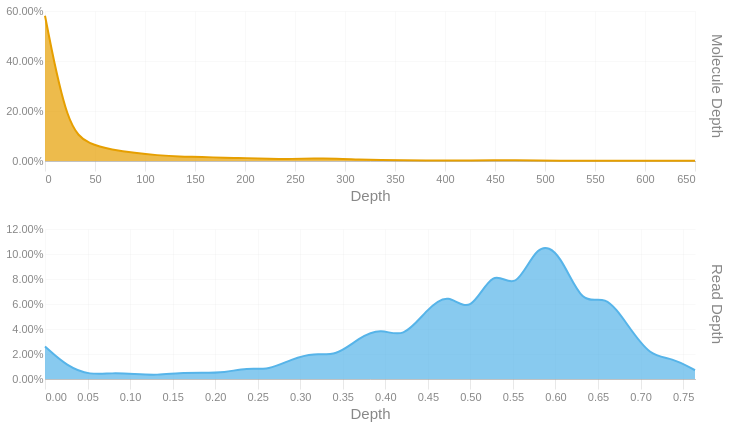

Here is the notebook cell this chart was saved with:
### Code cell
readdep = depth_hist(tb['Read Depth'], q99, 3)
readdep = readdep.with_columns(pl.lit('Read Depth').alias('Metric'))
if not SKIPLR:
    moldep = depth_hist(tb['Molecule Depth'], mol_q99, 1)
    moldep = moldep.with_columns(pl.lit('Molecule Depth').alias('Metric'))
    _hist = pl.concat([readdep, moldep])
    _hist = _hist.filter(pl.col('Proportion') != 0)
    with SafeRender(_hist):
        (
            alt.Chart(_hist)        
            .mark_area(interpolate = "basis")
            .encode(
                x=alt.X('Bin:Q').scale(domainMin=0).axis(alt.Axis(title='Depth')),
                y = alt.Y('Proportion:Q', title = None).axis(format = '.2%'),
                color = alt.Color('Metric:N').legend(None),
                row = alt.Row("Metric:N").header(title = None, labelOrient = 'right'),
                tooltip = [
                    alt.Tooltip("Metric:N", title = "Metric"),
                    alt.Tooltip('Interval:N', title = "Depth Interval"),
                    alt.Tooltip('Proportion:Q', title = "% Alignments").format('.2%')
                ]
            )
            .resolve_scale(x='independent', y='independent')
            .properties(
                height = 150, width = 650,
                usermeta={'embedOptions': {'downloadFileName': f'{samplename}.depth.hist'}}
            )
        ).display()
else:
    readdep = readdep.filter(pl.col('Proportion') != 0)
    with SafeRender(readdep):
        (
            alt.Chart(readdep)        
            .mark_area(interpolate = "basis")
            .encode(
                x=alt.X('Bin:Q').scale(domainMin=0).axis(alt.Axis(title='Depth')),
                y = alt.Y('Proportion:Q', title = None).axis(format = '.2%'),
                tooltip = [
                    alt.Tooltip('Interval:N', title = "Depth Interval"),
                    alt.Tooltip('Proportion:Q', title = "% Alignments").format('.2%')
                ]
            )
            .properties(
                usermeta={'embedOptions': {'downloadFileName': f'{samplename}.depth.hist'}}
            )
        ).display()

### Figure 1 — Vega-Lite specification as saved in the notebook (floating-point values rounded to 4 significant figures)
{"width": 650, "height": 150, "config": {"title": {"anchor": "start", "dy": -15, "fontSize": 18, "color": "#888888", "subtitleColor": "#888888", "subtitleFontSize": 14}, "arc": {"fill": "#0072B2"}, "axis": {"domainColor": "#888888", "domainWidth": 0.5, "gridWidth": 0.2, "grid": false, "titleFontWeight": 400, "titleFontSize": 15, "labelFontSize": 11, "labelColor": "#888888", "tickColor": "#888888", "tickWidth": 0.2, "titleColor": "#888888"}, "axisBand": {"grid": false}, "axisX": {"grid": true, "tickSize": 10, "domainCap": "round"}, "axisY": {"domain": false, "grid": true, "tickSize": 0, "domainCap": "round"}, "background": "transparent", "header": {"labelFontSize": 15, "labelColor": "#888888", "titleFontSize": 15, "titleFontWeight": 600, "titleColor": "#888888"}, "legend": {"labelFont": "sans-serif", "labelFontSize": 12, "labelColor": "#888888", "symbolSize": 100, "symbolType": "circle", "titleFontSize": 12, "titlePadding": 10, "titleColor": "#888888", "title": null}, "range": {"category": ["#E69F00", "#56B4E9", "#009E73", "#F0E442", "#0072B2", "#D55E00", "#CC79A7", "#000000"], "diverging": ["#cfe8f3", "#a2d4ec", "#73bfe2", "#46abdb", "#1696d2", "#12719e"]}, "area": {"fill": "#0072B2", "fillOpacity": 0.7, "line": true, "strokeOpacity": 0.7}, "line": {"color": "#0072B2", "stroke": "#0072B2", "strokeWidth": 2}, "trail": {"color": "#0072B2", "stroke": "#0072B2", "strokeWidth": 0, "size": 1}, "point": {"filled": true, "fillOpacity": 1.0, "size": 95}, "text": {"color": "#888888", "fontSize": 11, "align": "right", "fontWeight": 400, "size": 11}, "bar": {"fill": "#0072B2", "stroke": null}, "view": {"stroke": null, "continuousWidth": 660, "continuousHeight": 400}}, "data": {"name": "data-cbeafd2fcdc5e6cc505be5552d94ee08"}, "mark": {"type": "area", "interpolate": "basis"}, "encoding": {"color": {"field": "Metric", "legend": null, "type": "nominal"}, "row": {"field": "Metric", "header": {"title": null, "labelOrient": "right"}, "type": "nominal"}, "tooltip": [{"field": "Metric", "title": "Metric", "type": "nominal"}, {"field": "Interval", "title": "Depth Interval", "type": "nominal"}, {"field": "Proportion", "format": ".2%", "title": "% Alignments", "type": "quantitative"}], "x": {"axis": {"title": "Depth"}, "field": "Bin", "scale": {"domainMin": 0}, "type": "quantitative"}, "y": {"axis": {"format": ".2%"}, "field": "Proportion", "title": null, "type": "quantitative"}}, "resolve": {"scale": {"x": "independent", "y": "independent"}}, "usermeta": {"embedOptions": {"downloadFileName": "S6_Altamaha_3946.depth.hist"}}, "$schema": "https://vega.github.io/schema/vega-lite/v6.1.0.json", "datasets": {"data-cbeafd2fcdc5e6cc505be5552d94ee08": [{"Bin": 0.0, "Interval": "0.0-0.026", "Proportion": 0.026, "Metric": "Read Depth"}, {"Bin": 0.026, "Interval": "0.026-0.053", "Proportion": 0.01, "Metric": "Read Depth"}, {"Bin": 0.053, "Interval": "0.053-0.079", "Proportion": 0.003, "Metric": "Read Depth"}, {"Bin": 0.079, "Interval": "0.079-0.105", "Proportion": 0.005, "Metric": "Read Depth"}, {"Bin": 0.105, "Interval": "0.105-0.132", "Proportion": 0.004, "Metric": "Read Depth"}, {"Bin": 0.132, "Interval": "0.132-0.158", "Proportion": 0.003, "Metric": "Read Depth"}, {"Bin": 0.158, "Interval": "0.158-0.184", "Proportion": 0.005, "Metric": "Read Depth"}, {"Bin": 0.184, "Interval": "0.184-0.211", "Proportion": 0.005, "Metric": "Read Depth"}, {"Bin": 0.211, "Interval": "0.211-0.237", "Proportion": 0.005, "Metric": "Read Depth"}, {"Bin": 0.237, "Interval": "0.237-0.263", "Proportion": 0.009, "Metric": "Read Depth"}, {"Bin": 0.263, "Interval": "0.263-0.29", "Proportion": 0.007, "Metric": "Read Depth"}, {"Bin": 0.29, "Interval": "0.29-0.316", "Proportion": 0.016, "Metric": "Read Depth"}, {"Bin": 0.316, "Interval": "0.316-0.342", "Proportion": 0.021, "Metric": "Read Depth"}, {"Bin": 0.342, "Interval": "0.342-0.369", "Proportion": 0.018, "Metric": "Read Depth"}, {"Bin": 0.369, "Interval": "0.369-0.395", "Proportion": 0.033, "Metric": "Read Depth"}, {"Bin": 0.395, "Interval": "0.395-0.421", "Proportion": 0.041, "Metric": "Read Depth"}, {"Bin": 0.421, "Interval": "0.421-0.448", "Proportion": 0.032, "Metric": "Read Depth"}, {"Bin": 0.448, "Interval": "0.448-0.474", "Proportion": 0.055, "Metric": "Read Depth"}, {"Bin": 0.474, "Interval": "0.474-0.5", "Proportion": 0.07, "Metric": "Read Depth"}, {"Bin": 0.5, "Interval": "0.5-0.527", "Proportion": 0.05, "Metric": "Read Depth"}, {"Bin": 0.527, "Interval": "0.527-0.553", "Proportion": 0.091, "Metric": "Read Depth"}, {"Bin": 0.553, "Interval": "0.553-0.579", "Proportion": 0.068, "Metric": "Read Depth"}, {"Bin": 0.579, "Interval": "0.579-0.606", "Proportion": 0.111, "Metric": "Read Depth"}, {"Bin": 0.606, "Interval": "0.606-0.632", "Proportion": 0.101, "Metric": "Read Depth"}, {"Bin": 0.632, "Interval": "0.632-0.658", "Proportion": 0.057, "Metric": "Read Depth"}, {"Bin": 0.658, "Interval": "0.658-0.685", "Proportion": 0.069, "Metric": "Read Depth"}, {"Bin": 0.685, "Interval": "0.685-0.711", "Proportion": 0.043, "Metric": "Read Depth"}, {"Bin": 0.711, "Interval": "0.711-0.737", "Proportion": 0.018, "Metric": "Read Depth"}, {"Bin": 0.737, "Interval": "0.737-0.764", "Proportion": 0.017, "Metric": "Read Depth"}, {"Bin": 0.764, "Interval": "0.764-0.79", "Proportion": 0.007, "Metric": "Read Depth"}, {"Bin": 0.0, "Interval": "0.0-22.4", "Proportion": 0.581, "Metric": "Molecule Depth"}, {"Bin": 22.4, "Interval": "22.4-44.8", "Proportion": 0.126, "Metric": "Molecule Depth"}, {"Bin": 44.8, "Interval": "44.8-67.2", "Proportion": 0.066, "Metric": "Molecule Depth"}, {"Bin": 67.2, "Interval": "67.2-89.7", "Proportion": 0.045, "Metric": "Molecule Depth"}, {"Bin": 89.7, "Interval": "89.7-112.1", "Proportion": 0.032, "Metric": "Molecule Depth"}, {"Bin": 112.1, "Interval": "112.1-134.5", "Proportion": 0.023, "Metric": "Molecule Depth"}, {"Bin": 134.5, "Interval": "134.5-156.9", "Proportion": 0.017, "Metric": "Molecule Depth"}, {"Bin": 156.9, "Interval": "156.9-179.3", "Proportion": 0.017, "Metric": "Molecule Depth"}, {"Bin": 179.3, "Interval": "179.3-201.7", "Proportion": 0.012, "Metric": "Molecule Depth"}, {"Bin": 201.7, "Interval": "201.7-224.1", "Proportion": 0.012, "Metric": "Molecule Depth"}, {"Bin": 224.1, "Interval": "224.1-246.6", "Proportion": 0.009, "Metric": "Molecule Depth"}, {"Bin": 246.6, "Interval": "246.6-269.0", "Proportion": 0.008, "Metric": "Molecule Depth"}, {"Bin": 269.0, "Interval": "269.0-291.4", "Proportion": 0.01, "Metric": "Molecule Depth"}, {"Bin": 291.4, "Interval": "291.4-313.8", "Proportion": 0.01, "Metric": "Molecule Depth"}, {"Bin": 313.8, "Interval": "313.8-336.2", "Proportion": 0.006, "Metric": "Molecule Depth"}, {"Bin": 336.2, "Interval": "336.2-358.6", "Proportion": 0.004, "Metric": "Molecule Depth"}, {"Bin": 358.6, "Interval": "358.6-381.0", "Proportion": 0.003, "Metric": "Molecule Depth"}, {"Bin": 381.0, "Interval": "381.0-403.4", "Proportion": 0.002, "Metric": "Molecule Depth"}, {"Bin": 403.4, "Interval": "403.4-425.9", "Proportion": 0.002, "Metric": "Molecule Depth"}, {"Bin": 425.9, "Interval": "425.9-448.3", "Proportion": 0.002, "Metric": "Molecule Depth"}, {"Bin": 448.3, "Interval": "448.3-470.7", "Proportion": 0.003, "Metric": "Molecule Depth"}, {"Bin": 470.7, "Interval": "470.7-493.1", "Proportion": 0.003, "Metric": "Molecule Depth"}, {"Bin": 493.1, "Interval": "493.1-515.5", "Proportion": 0.002, "Metric": "Molecule Depth"}, {"Bin": 515.5, "Interval": "515.5-537.9", "Proportion": 0.001, "Metric": "Molecule Depth"}, {"Bin": 537.9, "Interval": "537.9-560.3", "Proportion": 0.001, "Metric": "Molecule Depth"}, {"Bin": 560.3, "Interval": "560.3-582.8", "Proportion": 0.001, "Metric": "Molecule Depth"}, {"Bin": 582.8, "Interval": "582.8-605.2", "Proportion": 0.001, "Metric": "Molecule Depth"}, {"Bin": 605.2, "Interval": "605.2-627.6", "Proportion": 0.001, "Metric": "Molecule Depth"}, {"Bin": 627.6, "Interval": "627.6-650.0", "Proportion": 0.001, "Metric": "Molecule Depth"}, {"Bin": 650.0, "Interval": "650.0-672.41", "Proportion": 0.001, "Metric": "Molecule Depth"}]}}
